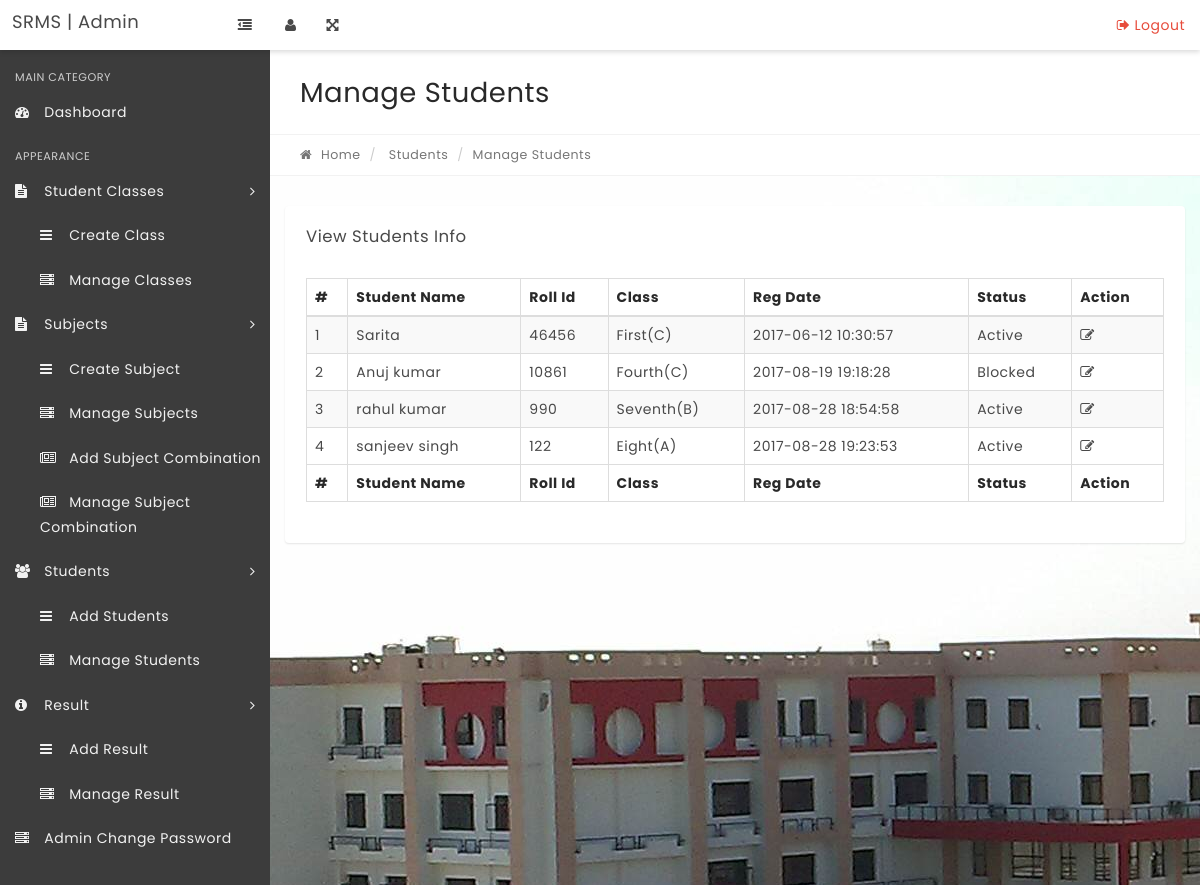
Screenshot of /manage-results.php with the database file from the repository.
### tables this page shows
CREATE TABLE IF NOT EXISTS `tblstudents` (
  `StudentId` int(11) NOT NULL,
  `StudentName` varchar(100) NOT NULL,
  `RollId` varchar(100) NOT NULL,
  `StudentEmail` varchar(100) NOT NULL,
  `Gender` varchar(10) NOT NULL,
  `DOB` varchar(100) NOT NULL,
  `ClassId` int(11) NOT NULL,
  `RegDate` timestamp NOT NULL DEFAULT CURRENT_TIMESTAMP,
  `UpdationDate` timestamp NULL DEFAULT NULL ON UPDATE CURRENT_TIMESTAMP,
  `Status` int(1) NOT NULL
);

### manage-results.php (the view, shortened to what this page needs)
<?php
include('includes/config.php');
if(strlen($_SESSION['alogin'])=="")
    {
    header("Location: index.php");
    }
    else{
?>
<!DOCTYPE html>
<html lang="en">
    <head>
        <link rel="stylesheet" href="css/bootstrap.min.css" media="screen" >
        <link rel="stylesheet" href="css/font-awesome.min.css" media="screen" >
        <link rel="stylesheet" href="css/animate-css/animate.min.css" media="screen" >
        <link rel="stylesheet" href="css/lobipanel/lobipanel.min.css" media="screen" >
        <link rel="stylesheet" href="css/prism/prism.css" media="screen" >
        <link rel="stylesheet" type="text/css" href="js/DataTables/datatables.min.css"/>
        <link rel="stylesheet" href="css/main.css" media="screen" >
    </head>
    <body class="top-navbar-fixed">
        <div class="main-wrapper">
   <?php include('includes/topbar.php');?>
            <div class="content-wrapper">
                <div class="content-container">
<?php include('includes/leftbar.php');?>
                    <div class="main-page">
                        <div class="container-fluid">
                            <div class="row page-title-div">
                                <div class="col-md-6">
                                    <h2 class="title">Manage Students</h2>
                                </div>
                            </div>
                            <div class="row breadcrumb-div">
                                <div class="col-md-6">
                                    <ul class="breadcrumb">
            							<li><a href="dashboard.php"><i class="fa fa-home"></i> Home</a></li>
                                        <li> Students</li>
            							<li class="active">Manage Students</li>
            						</ul>
                                </div>
                            </div>
                        </div>
                        <section class="section">
                            <div class="container-fluid">
                                <div class="row">
                                    <div class="col-md-12">
                                        <div class="panel">
                                            <div class="panel-heading">
                                                <div class="panel-title">
                                                    <h5>View Students Info</h5>
                                                </div>
                                            </div>
                                            <div class="panel-body p-20">
                                                <table id="example" class="display table table-striped table-bordered" cellspacing="0" width="100%">
                                                    <thead>
                                                        <tr>
                                                            <th>#</th>
                                                            <th>Student Name</th>
                                                            <th>Roll Id</th>
                                                            <th>Class</th>
                                                            <th>Reg Date</th>
                                                            <th>Status</th>
                                                            <th>Action</th>
                                                        </tr>
                                                    </thead>
                                                    <tfoot>
                                                        <tr>
                                                          <th>#</th>
                                                            <th>Student Name</th>
                                                            <th>Roll Id</th>
                                                            <th>Class</th>
                                                            <th>Reg Date</th>
                                                            <th>Status</th>
                                                            <th>Action</th>
                                                        </tr>
                                                    </tfoot>
                                                    <tbody>
<?php $sql = "SELECT  distinct tblstudents.StudentName,tblstudents.RollId,tblstudents.RegDate,tblstudents.StudentId,tblstudents.Status,tblclasses.ClassName,tblclasses.Section from tblresult join tblstudents on tblstudents.StudentId=tblresult.StudentId  join tblclasses on tblclasses.id=tblresult.ClassId";
$query = $dbh->prepare($sql);
$query->execute();
$results=$query->fetchAll(PDO::FETCH_OBJ);
$cnt=1;
if($query->rowCount() > 0)
{
foreach($results as $result)
{   ?>
<tr>
 <td><?php echo htmlentities($cnt);?></td>
                                                            <td><?php echo htmlentities($result->StudentName);?></td>
                                                            <td><?php echo htmlentities($result->RollId);?></td>
                                                            <td><?php echo htmlentities($result->ClassName);?>(<?php echo htmlentities($result->Section);?>)</td>
                                                            <td><?php echo htmlentities($result->RegDate);?></td>
                                                             <td><?php if($result->Status==1){
echo htmlentities('Active');
}
else{
   echo htmlentities('Blocked');
}
                                                                ?></td>
<td>
<a href="edit-result.php?stid=<?php echo htmlentities($result->StudentId);?>"><i class="fa fa-edit" title="Edit Record"></i> </a>
</td>
</tr>
<?php $cnt=$cnt+1;}} ?>
                                                    </tbody>
                                                </table>
                                            </div>
                                        </div>
                                    </div>
                                                </div>
                                            </div>
                                        </div>
                                    </div>
                                </div>
                            </div>
    </body>
</html>
<?php } ?>

### rows the page displays
tblstudents: StudentName "Sarita", RollId "46456", ClassName "First", Section "C", RegDate "2017-06-12 10:30:57"
tblstudents: StudentName "Anuj kumar", RollId "10861", ClassName "Fourth", Section "C", RegDate "2017-08-19 19:18:28"
tblstudents: StudentName "rahul kumar", RollId "990", ClassName "Seventh", Section "B", RegDate "2017-08-28 18:54:58"
tblstudents: StudentName "sanjeev singh", RollId "122", ClassName "Eight", Section "A", RegDate "2017-08-28 19:23:53"
